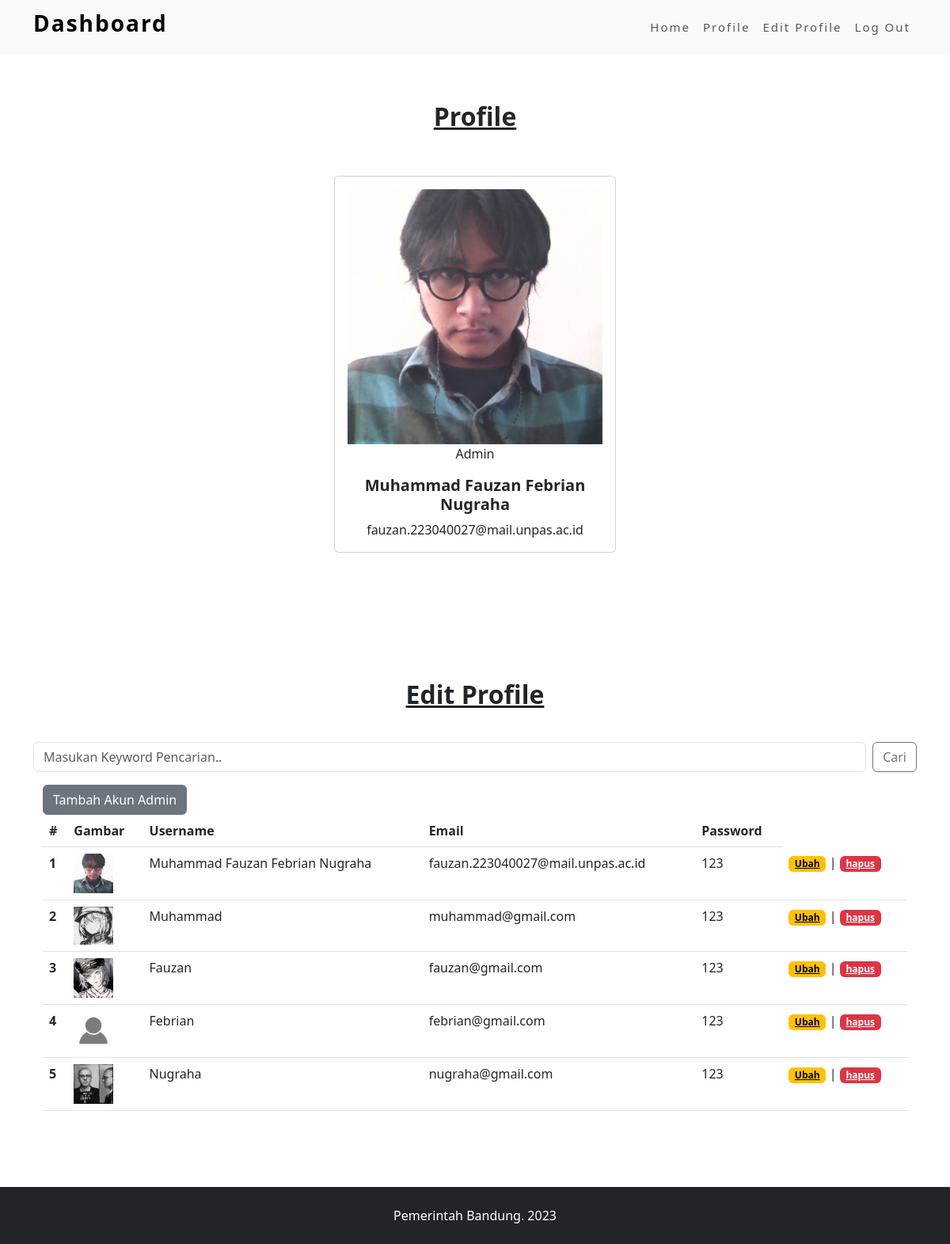
The app's page /admin/dashboard.admin.php (signed in) with its own data.
### tables this page shows
CREATE TABLE `tb_logreg` (
  `id` int NOT NULL,
  `username` varchar(50) NOT NULL,
  `email` varchar(50) NOT NULL,
  `password` varchar(15) NOT NULL,
  `gambar` varchar(50) NOT NULL
);

### function.php (called while the page is built, shortened)
<?php
function koneksi() {
    $conn = mysqli_connect('localhost', 'root', '', 'pemerintah bandung') or die('DATABASE ERROR');
    return $conn;
}
function query($query) {
    $conn = koneksi();
    $result = mysqli_query($conn, $query) or die(mysqli_error($conn));
    $rows = [];
    while($row = mysqli_fetch_assoc($result)) {
        $rows[] = $row;
    }
    return $rows;
}
?>

### views/dashboard.view.php (the view)
<div class="container mt-3">
  <a href="../tambah.php" class="btn btn-secondary">Tambah Akun Admin</a>
  <table class="table">
    <thead>
      <tr>
        <th scope="col">#</th>
        <th scope="col">Gambar</th>
        <th scope="col">Username</th>
        <th scope="col">Email</th>
        <th scope="col">Password</th>
      </tr>
    </thead>
    <tbody>
      <?php $i =1; ?>
      <?php foreach ($admin as $admin) : ?>
      <tr>
      <th scope="row"><?= $i++;  ?></th>
      <td>
        <img src="../img/<?= $admin['gambar'];  ?>"
        width="50">
      </td>
      <td><?= $admin['username'];  ?></td>
      <td><?= $admin['email'];  ?></td>
      <td><?= $admin['password'];  ?></td>
      <td>
        <a href="../ubah.php?id=<?= $admin['id'];  ?>" class="badge text-bg-warning">Ubah</a> |
        <a href="../hapus.php?id=<?= $admin['id'];  ?>" class="badge text-bg-danger" onclick="return confirm('Yakin Ingin Menghapus?');">hapus</a>
      </td>
    </tr>
    <?php endforeach; ?>
  </tbody>
</table>
</div>

### admin/dashboard.admin.php (shortened to what this page needs)
<?php
require '../function.php';
if(!empty($_SESSION["id"])) {
  $id = $_SESSION["id"];
  $result = mysqli_query($conn, "SELECT * FROM tb_logreg WHERE id = $id");
  $row = mysqli_fetch_assoc($result);
}
else {
  header("Location: ../login.php");
}
?>
<!DOCTYPE html>
<html lang="en">
  <head>
    <link href="../css/bootstrap/bootstrap.min.css" rel="stylesheet" />
    <link rel="stylesheet" href="../css/style.css" />
  </head>
  <body>
    <nav class="navbar navbar-expand-lg navbar-light bg-light fixed-top">
      <div class="container">
        <a class="navbar-brand" href="#">
          <h3><b>Dashboard</b></h3>
        </a>
        <div class="collapse navbar-collapse" id="navbarSupportedContent">
            <ul class="navbar-nav ms-auto mb-2 mb-lg-0">
                <li class="nav-item">
                    <a class="nav-link" href="index.admin.php">Home</a>
                </li>
                <li class="nav-item">
                    <a class="nav-link" href="#profile">Profile</a>
                </li>
                <li class="nav-item">
                    <a class="nav-link" href="#edit-profile">Edit Profile</a>
                </li>
                <li class="nav-item">
                    <a class="nav-link" href="../logout.php">Log Out</a>
                </li>
            </ul>
        </div>
      </div>
    </nav>
    <section id="profile">
      <div class="container">
        <div class="col text-center" style="padding-top: 8em; text-decoration: underline;">
          <h2><b>Profile</b></h2>
        </div>
        <div class="row justify-content-center" style="padding-top: 3em;">
          <div class="col-md-4 text-center">
            <div class="card">
              <div class="card-body">
                <img src="../img/<?php echo $row["gambar"] ?>" alt="" style="width: 100%;">
                <p class="card-text">Admin</p>
                <h5 class="card-title"><b><?php echo $row["username"]; ?></b></h5>
                <p class="card-text"><?php echo $row["email"]; ?></p>
              </div>
            </div>
          </div>
        </div>
      </div>
    </section>
    <section id="edit-profile" style="padding-bottom: 5em">
      <div class="container">
        <div class="col text-center" style="padding-top: 10em; text-decoration: underline;">
          <h2><b>Edit Profile</b></h2>
        </div>
        <form class="d-flex" role="search" style="padding-top: 2em;" action="" method="post">
          <input class="form-control me-2" type="text" name="keyword" placeholder="Masukan Keyword Pencarian.." autocomplete="">
          <button class="btn btn-outline-secondary" type="submit" name="cari">Cari</button>
        </form>
          <?php
          $admin = query("SELECT * FROM tb_logreg");
          require('../views/dashboard.view.php');
          ?>
        </div>
    </section>
    <footer class="bg-dark p-2 text-center">
      <div class="container">
        <p class="text-white" style="padding-top: 1em;">Pemerintah Bandung. 2023</p>
      </div>
    </footer>
  </body>
</html>

### css/style.css (style rules this page uses)
header, label, span, a { color: #ececec; }
.navbar-nav a { font-size: 15px; text-decoration: uppercase; font-weight: 500; }
.navbar-light { color: #000000; font-size: 25px; font-weight: 700; letter-spacing: 2px; }

### records on screen
tb_logreg: gambar (picture), username "Muhammad Fauzan Febrian Nugraha", email "fauzan.223040027@mail.unpas.ac.id", password "123"
tb_logreg: gambar (picture), username "Muhammad", email "muhammad@gmail.com", password "123"
tb_logreg: gambar (picture), username "Fauzan", email "fauzan@gmail.com", password "123"
tb_logreg: gambar (placeholder picture), username "Febrian", email "febrian@gmail.com", password "123"
tb_logreg: gambar (picture), username "Nugraha", email "nugraha@gmail.com", password "123"
